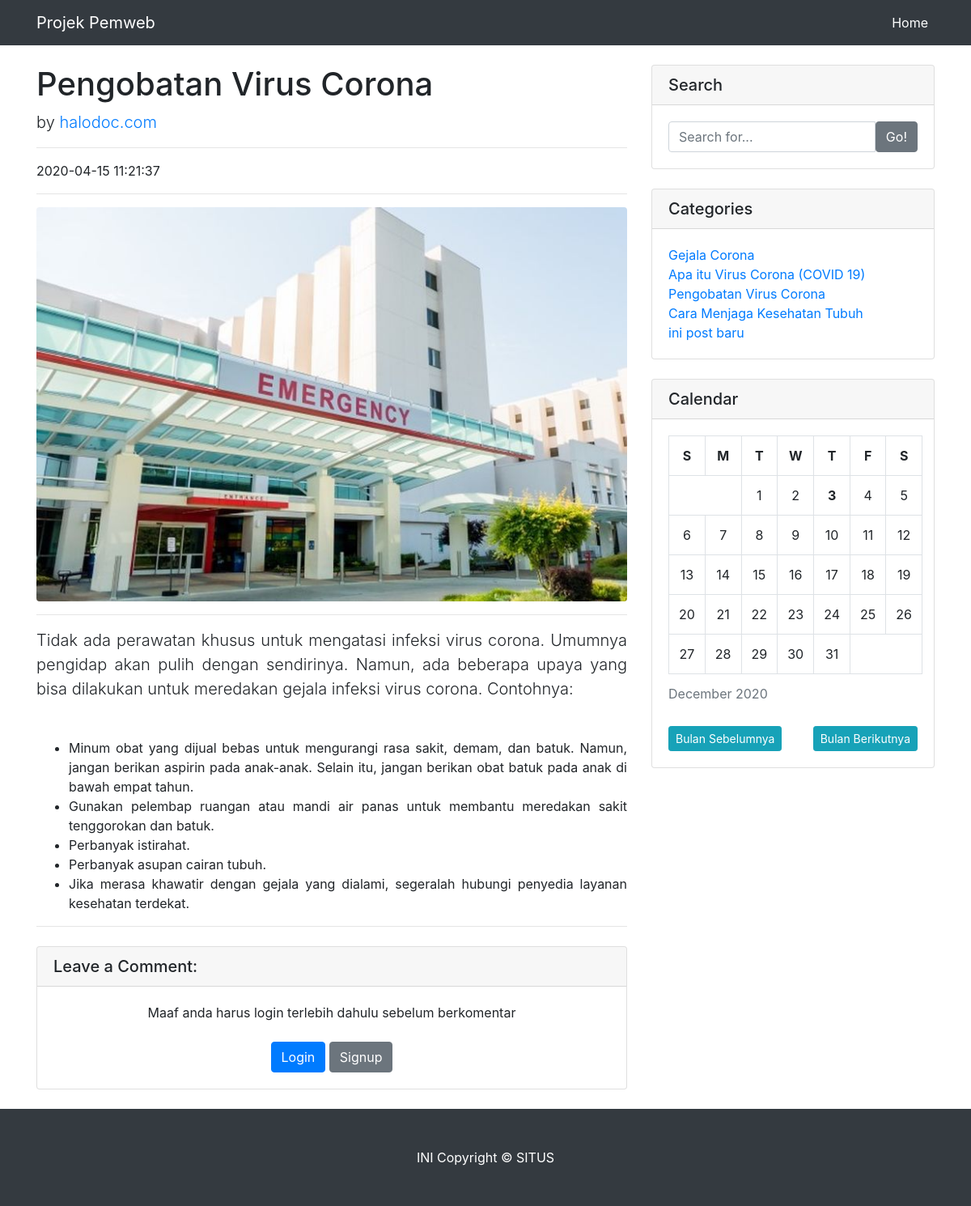
Page /homepage/data_ID/3 on the committed database.
### tables this page shows
CREATE TABLE `artikel` (
  `id` int(9) NOT NULL,
  `artikel_penulis` varchar(100) NOT NULL,
  `artikel_judul` varchar(100) NOT NULL,
  `artikel_isi` text NOT NULL,
  `artikel_waktu` timestamp NOT NULL DEFAULT current_timestamp() ON UPDATE current_timestamp(),
  `path_gambar` varchar(255) DEFAULT NULL
);

### index.php (called while the page is built, shortened)
<?php
require_once BASEPATH.'core/CodeIgniter.php';

### application/models/m_artikel.php (called while the page is built, shortened)
<?php
class M_artikel extends CI_Model
{
	public function tampil_data()
	{
		return $this->db->get('artikel')->result_array();
	}
	public function tampil_dataID($id)
	{
		return $this->db->get_where('artikel' , ['id' => $id])->row_array();
	}
}

### application/views/template/artikel/widget.php (the view, shortened to what this page needs)
    <div class="col-md-4">
      <div class="card my-4">
        <h5 class="card-header">Search</h5>
        <div class="card-body">
          <form action="<?php echo base_url() . 'homepage/cariArtikel' ?>" method="post">
          <div class="input-group">
            <input type="text" class="form-control" placeholder="Search for..." name="cari">
            <span class="input-group-btn">
              <button class="btn btn-secondary" type="submit">Go!</button>
            </span>
          </div>
        </form>
        </div>
      </div>
      <div class="card my-4">
        <h5 class="card-header">Categories</h5>
        <div class="card-body">
          <div class="row">
            <div class="col-lg-12">
              <ul class="list-unstyled mb-0">
                <?php foreach ($allData as $data) : ?>
                  <li>
                    <a href="<?= base_url(); ?>homepage/data_ID/<?= $data['id']; ?>"><?= $data['artikel_judul']; ?></a>
                  </li>
                <?php endforeach; ?>
              </ul>
            </div>
          </div>
        </div>
      </div>
      <div class="card my-4">
        <h5 class="card-header">Calendar</h5>
        <div class="card-body">
          <div id="calendar">
          </div>
          <button class="btn btn-info btn-sm" style="float: left;" id="bs">Bulan Sebelumnya</button>
          <button class="btn btn-info btn-sm" style="float: right;" id="bb">Bulan Berikutnya</button>
        </div>
      </div>
    </div>
  </div>
</div>

### application/views/artikel.php (shortened to what this page needs)
<div class="container">
  <div class="row">
    <div class="col-lg-8">
      <h1 class="mt-4"><?= $artikel['artikel_judul'] ?></h1>
      <p class="lead">
        by
        <a href="#"><?= $artikel['artikel_penulis'] ?></a>
      </p>
      <hr>
      <p><?= $artikel['artikel_waktu'] ?></p>
      <hr>
      <img class="img-fluid rounded" src="<?php echo base_url() ?>asset/<?= $artikel['path_gambar'] ?>" alt="">
      <hr>
      <p class="lead" id="cont"><?= $artikel['artikel_isi'] ?></p>
      <hr>
      <div class="card my-4">
        <h5 class="card-header">Leave a Comment:</h5>
        <?php if ($username == '') {
          echo '
          <div class="card-body text-center" id="login_signup">
          Maaf anda harus login terlebih dahulu sebelum berkomentar </br></br>
          <button type="button" class="btn btn-primary" id="btnLogin">
          Login
          </button>
          <button type="button" class="btn btn-secondary" id="btnSignup">
          Signup
          </button>
          ';
          } ?>
          </div>
      </div>
    </div>

### asset/css/blog-post.css (style rules this page uses)
body { padding-top: 56px; }

### application/views/template/artikel/header.php (style rules this page uses)
p { text-align: justify; }
ul { text-align: justify; }

### rows in the picture
artikel: artikel_judul "Pengobatan Virus Corona", artikel_penulis "halodoc.com", artikel_waktu "2020-04-15 11:21:37", artikel_isi "Tidak ada perawatan khusus untuk mengatasi infeksi virus corona. Umumnya pengidap akan pulih dengan sendirinya. Namun, ada beberapa upaya yang bisa dilakukan untuk meredakan gejala infeksi virus corona. Contohnya: Minum obat yang dijual bebas untuk mengurangi rasa sakit, demam, dan batuk. Namun, jangan berikan aspirin pada anak-anak. Selain itu, jangan berikan obat batuk pada anak di bawah empat tahun. Gunakan pelembap ruangan atau mandi air panas untuk membantu meredakan sakit tenggorokan dan batuk. Perbanyak istirahat. Perbanyak asupan cairan tubuh. Jika merasa khawatir dengan gejala yang dialami, segeralah hubungi penyedia layanan kesehatan terdekat."
artikel: artikel_judul "Gejala Corona"
artikel: artikel_judul "Apa itu Virus Corona (COVID 19)"
artikel: artikel_judul "Cara Menjaga Kesehatan Tubuh"
artikel: artikel_judul "ini post baru"

### other values in the picture
$monthName "December"
$year "2020"
$day "S"
$day "M"
$day "T"
$day "W"
$day "F"
